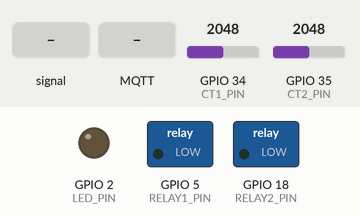
Bench run of a sketch on a simulated ESP32. On the bench: switched loads named in the sketch (green lamp = pin HIGH), output pins drawn as LEDs (lit = HIGH). Inputs (shaded band) come from the test bench; at power-on: GPIO 34 (CT1_PIN) = 2048, GPIO 35 (CT2_PIN) = 2048. WiFi joins after 1.5 s; servers stay silent unless stated; random numbers use the default seed unless the sketch sets one; no MQTT or app messages arrive unless stated; what the sketch prints to the serial monitor is not drawn.

Above: at 3.7 s.
3.8 s: GPIO 34 (CT1_PIN) fed a 200 Hz sine of ±327 counts around its level
At 6.6 s:
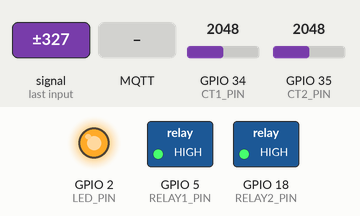
6.8 s: MQTT message "r" arrives on the first subscribed topic
At 6.98 s:
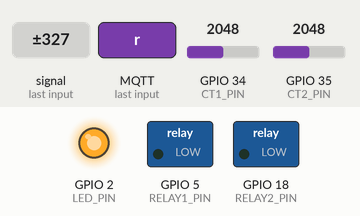
14.6 s: MQTT message "R" arrives on the first subscribed topic
At 16.0 s:
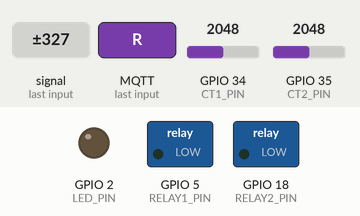
Timing chart, 0 to 18.3 s (numbered marks = the images above; inputs shaded):
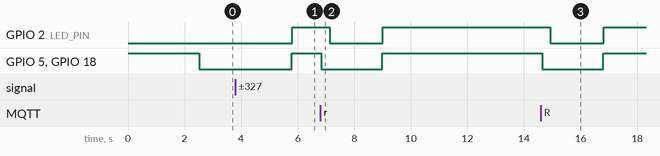

Measured:
- after the input at 3.8 s, GPIO 2 (LED_PIN), GPIO 5 (RELAY1_PIN), GPIO 18 (RELAY2_PIN): LOW → HIGH after 2.0 s
- after the input at 6.8 s, GPIO 2 (LED_PIN): HIGH → LOW after 0.34 s, → HIGH 1.9 s later; GPIO 5 (RELAY1_PIN), GPIO 18 (RELAY2_PIN): HIGH → LOW at once, → HIGH 2.2 s later
- after the input at 14.6 s, GPIO 2 (LED_PIN): HIGH → LOW after 0.34 s, → HIGH 1.9 s later; GPIO 5 (RELAY1_PIN), GPIO 18 (RELAY2_PIN): HIGH → LOW at once, → HIGH 2.2 s later

The sketch:

ESP32_MQTT_Substation_Node.ino
```cpp
#include <WiFi.h>
#include <PubSubClient.h>
#include <ArduinoJson.h>
#include <HardwareSerial.h>

// WiFi and MQTT Configuration
const char* ssid = "Your Wifi SSID";
const char* password = "Your WiFi Password";
const char* mqtt_server = "broker.hivemq.com";
const int mqtt_port = 1883;
const char* mqtt_status_topic = "scada/grid/substation1/status (Create a Topic)";
const char* mqtt_recharge_topic = "scada/grid/substation1/recharge (Create a Topic)";
const char* mqtt_pole_topic = "scada/grid/pole1/ (Create a Topic)";

// LoRa Serial for pole communication - NEW
HardwareSerial PoleLoraSerial(2); // use UART2 on RX2/TX2 pins
#define POLESERIAL_RX 16  // RX2 pin
#define POLESERIAL_TX 17  // TX2 pin

WiFiClient espClient;
PubSubClient client(espClient);

// EXACTLY THE SAME AS YOUR ORIGINAL CODE
#define CT1_PIN 34          // CT1 on D34 (Live)
#define CT2_PIN 35          // CT2 on D35 (Neutral)
#define RELAY1_PIN 5        // Relay 1 on D5 (active low)
#define RELAY2_PIN 18       // Relay 2 on D18 (active low)
#define LED_PIN 2           // Built-in LED
#define THRESHOLD 1.8       // Overcurrent trip level in amps (1.8A)
#define NUM_SAMPLES 400     // Number of ADC samples per measurement
#define DEBOUNCE_DELAY 200  // Delay to prevent inrush current false triggering (ms)

#define CT_CALIBRATION 12.1 // CT calibration factor for 1.6A load

// Low-pass filter factor (0 < alpha <= 1)
float alpha = 0.2;
float filteredCurrent = 0.0;
float filteredNeutral = 0.0;

bool relayTripped = false;       // Track if relays are tripped
unsigned long overCurrentStart = 0; // Timer for overcurrent condition
unsigned long lastTransmitTime = 0;
const unsigned long transmitInterval = 1000; // MQTT transmit every 1 second

// NEW: LoRa message handling variables
String loraBuffer = "";
unsigned long lastLoraCheckTime = 0;
const unsigned long loraCheckInterval = 50; // Check LoRa every 50ms

// Fault types
enum FaultType {
  NO_FAULT = 0,
  LINE_TO_LINE = 27,
  LINE_TO_GROUND = 1
};

FaultType currentFault = NO_FAULT;

// FUNCTION PROTOTYPE - ADD THIS LINE
void sendMQTTMessage(bool isFault = false, FaultType faultType = NO_FAULT);

// MQTT callback function
void callback(char* topic, byte* payload, unsigned int length) {
  // Convert the payload to a string
  String message;
  for (unsigned int i = 0; i < length; i++) {
    message += (char)payload[i];
  }

  // Check if the message is received on the recharge topic
  if (String(topic) == mqtt_recharge_topic) {
    if (message == "r" || message == "R") {
      // Reset relays (active low)
      digitalWrite(RELAY1_PIN, LOW);
      digitalWrite(RELAY2_PIN, LOW);
      relayTripped = false;
      overCurrentStart = 0;
      resetFilter(); // Reset filter values
      Serial.println("Relays reset via MQTT (circuit closed). Filter values reset.");
      sendMQTTMessage(false); // Send reset status
      delay(100); // Short delay to allow stable reading after reset
    }
  }
}

void setup_wifi() {
  delay(10);
  Serial.println();
  Serial.print("Connecting to ");
  Serial.println(ssid);

  WiFi.begin(ssid, password);

  while (WiFi.status() != WL_CONNECTED) {
    delay(500);
    Serial.print(".");
  }

  Serial.println("");
  Serial.println("WiFi connected");
  Serial.println("IP address: ");
  Serial.println(WiFi.localIP());
}

void reconnect() {
  // Loop until we're reconnected
  while (!client.connected()) {
    Serial.print("Attempting MQTT connection...");
    // Create a random client ID
    String clientId = "ESP32Client-";
    clientId += String(random(0xffff), HEX);

    // Attempt to connect
    if (client.connect(clientId.c_str())) {
      Serial.println("connected");
      // Subscribe to the recharge topic
      client.subscribe(mqtt_recharge_topic);
      Serial.println("Subscribed to: " + String(mqtt_recharge_topic));
    } else {
      Serial.print("failed, rc=");
      Serial.print(client.state());
      Serial.println(" try again in 5 seconds");
      // Wait 5 seconds before retrying
      delay(5000);
    }
  }
}

String getTimestamp() {
  // Generate a simple timestamp
  unsigned long seconds = millis() / 1000;
  unsigned long minutes = seconds / 60;
  unsigned long hours = minutes / 60;
  seconds %= 60;
  minutes %= 60;
  hours %= 24;

  char timestamp[20];
  snprintf(timestamp, sizeof(timestamp), "%02lu:%02lu:%02lu", hours, minutes, seconds);
  return String(timestamp);
}

void sendMQTTMessage(bool isFault, FaultType faultType) {
  StaticJsonDocument<200> doc;

  doc["substation_id"] = "S01";
  doc["voltage"] = 12; // Always send 12V as requested
  doc["current"] = filteredCurrent;

  if (isFault) {
    doc["fault_code"] = faultType;
    if (faultType == LINE_TO_LINE) {
      doc["fault_type"] = "Line to Line";
    } else if (faultType == LINE_TO_GROUND) {
      doc["fault_type"] = "Line to Ground";
    }
    doc["status"] = "CRITICAL";
    doc["breaker_status"] = "OPEN";
  } else {
    doc["fault_code"] = 0;
    doc["fault_type"] = "NIL";
    doc["status"] = "OK";
    doc["breaker_status"] = "CLOSED";
  }

  doc["timestamp"] = getTimestamp();

  String jsonString;
  serializeJson(doc, jsonString);

  // Publish to MQTT status topic
  client.publish(mqtt_status_topic, jsonString.c_str());
  Serial.println("MQTT Sent to status topic: " + jsonString);
}

// NEW: Function to handle LoRa messages from pole
void handlePoleLoraMessages() {
  while (PoleLoraSerial.available()) {
    char c = PoleLoraSerial.read();

    // Add character to buffer
    loraBuffer += c;

    // Check if we have a complete message (ended with newline)
    if (c == '\n' || c == '\r') {
      loraBuffer.trim(); // Remove whitespace and line endings

      if (loraBuffer.length() > 0) {
        // Forward the raw message to MQTT
        if (client.connected()) {
          client.publish(mqtt_pole_topic, loraBuffer.c_str());
          Serial.println("Pole LoRa forwarded to MQTT: " + loraBuffer);
        } else {
          Serial.println("MQTT not connected, cannot forward Pole LoRa message");
        }
        loraBuffer = ""; // Clear buffer
      }
    }

    // Prevent buffer overflow
    if (loraBuffer.length() > 256) {
      Serial.println("LoRa buffer overflow, clearing buffer");
      loraBuffer = "";
    }
  }
}

void resetFilter() {
  // Reset filter values to prevent immediate re-triggering after reset
  filteredCurrent = 0.0;
  filteredNeutral = 0.0;
  currentFault = NO_FAULT;
}

void setup() {
  pinMode(LED_PIN, OUTPUT);
  pinMode(RELAY1_PIN, OUTPUT);
  pinMode(RELAY2_PIN, OUTPUT);

  // Initialize relays as active low (HIGH = off, LOW = on)
  digitalWrite(RELAY1_PIN, HIGH);
  digitalWrite(RELAY2_PIN, HIGH);

  Serial.begin(115200);

  // NEW: Initialize Pole LoRa Serial
  PoleLoraSerial.begin(9600, SERIAL_8N1, POLESERIAL_RX, POLESERIAL_TX);
  Serial.println("Pole LoRa serial initialized on RX2/TX2");

  // Initialize WiFi and MQTT
  setup_wifi();
  client.setServer(mqtt_server, mqtt_port);
  client.setCallback(callback); // Set MQTT callback function

  delay(1000);

  // Turn on relays (active low)
  digitalWrite(RELAY1_PIN, LOW);
  digitalWrite(RELAY2_PIN, LOW);
  Serial.println("System started. Relays activated (circuit closed).");
}

void loop() {
  // Reconnect MQTT if needed
  if (!client.connected()) {
    reconnect();
  }
  client.loop(); // Process incoming MQTT messages

  // NEW: Non-blocking LoRa message checking
  if (millis() - lastLoraCheckTime >= loraCheckInterval) {
    handlePoleLoraMessages();
    lastLoraCheckTime = millis();
  }

  // Check for serial command to reset relays
  if (Serial.available()) {
    char command = Serial.read();
    if (command == 'r' || command == 'R') {
      // Reset relays (active low)
      digitalWrite(RELAY1_PIN, LOW);
      digitalWrite(RELAY2_PIN, LOW);
      relayTripped = false;
      overCurrentStart = 0;
      resetFilter(); // Reset filter values
      Serial.println("Relays reset via Serial (circuit closed). Filter values reset.");
      sendMQTTMessage(false); // Send reset status
      delay(100); // Short delay to allow stable reading after reset
    }
  }

  // If relays are tripped, skip current measurement but handle MQTT and LoRa
  if (relayTripped) {
    digitalWrite(LED_PIN, HIGH); // LED indicates fault condition

    // Send MQTT status periodically
    if (millis() - lastTransmitTime >= transmitInterval) {
      sendMQTTMessage(true, currentFault);
      lastTransmitTime = millis();
    }

    // NEW: Still check LoRa even when tripped
    if (millis() - lastLoraCheckTime >= loraCheckInterval) {
      handlePoleLoraMessages();
      lastLoraCheckTime = millis();
    }

    delay(50);
    return;
  }

  // --- EXACTLY YOUR ORIGINAL CURRENT MEASUREMENT CODE ---
  long sumCT1 = 0, sumCT2 = 0;
  long offsetSumCT1 = 0, offsetSumCT2 = 0;

  // --- 1) Calculate DC offsets ---
  for (int i = 0; i < NUM_SAMPLES; i++) {
    offsetSumCT1 += analogRead(CT1_PIN);
    offsetSumCT2 += analogRead(CT2_PIN);
  }
  float offsetCT1 = offsetSumCT1 / (float)NUM_SAMPLES;
  float offsetCT2 = offsetSumCT2 / (float)NUM_SAMPLES;

  // --- 2) RMS calculation ---
  for (int i = 0; i < NUM_SAMPLES; i++) {
    float valCT1 = analogRead(CT1_PIN) - offsetCT1;
    float valCT2 = analogRead(CT2_PIN) - offsetCT2;

    sumCT1 += valCT1 * valCT1;
    sumCT2 += valCT2 * valCT2;
  }

  // Convert to RMS current
  float Vrms_rawCT1 = sqrt(sumCT1 / (float)NUM_SAMPLES) * (3.3 / 4095.0);
  float IrmsLive = Vrms_rawCT1 * CT_CALIBRATION;

  float Vrms_rawCT2 = sqrt(sumCT2 / (float)NUM_SAMPLES) * (3.3 / 4095.0);
  float IrmsNeutral = Vrms_rawCT2 * CT_CALIBRATION;

  // --- 3) Low-pass filter for stability ---
  filteredCurrent = (alpha * IrmsLive) + ((1 - alpha) * filteredCurrent);
  filteredNeutral = (alpha * IrmsNeutral) + ((1 - alpha) * filteredNeutral);

  // --- 4) Enhanced Fault Detection Logic ---
  bool lineToLineFault = (filteredCurrent >= THRESHOLD && filteredNeutral >= THRESHOLD);
  bool lineToGroundFault = ((filteredCurrent >= THRESHOLD && filteredNeutral < THRESHOLD * 0.5) ||
                           (filteredNeutral >= THRESHOLD && filteredCurrent < THRESHOLD * 0.5));

  if (lineToLineFault || lineToGroundFault) {
    if (overCurrentStart == 0) {
      // Start timing the overcurrent condition
      overCurrentStart = millis();
      // Determine fault type
      if (lineToLineFault) {
        currentFault = LINE_TO_LINE;
        Serial.println("Line-to-Line fault detected, starting timer...");
      } else {
        currentFault = LINE_TO_GROUND;
        Serial.println("Line-to-Ground fault detected, starting timer...");
      }
    } else if (millis() - overCurrentStart >= DEBOUNCE_DELAY) {
      // Overcurrent condition has persisted for the debounce period
      // Turn off relays (active high)
      digitalWrite(RELAY1_PIN, HIGH);
      digitalWrite(RELAY2_PIN, HIGH);
      relayTripped = true;

      if (currentFault == LINE_TO_LINE) {
        Serial.println("Line-to-Line fault confirmed! Relays turned OFF.");
      } else {
        Serial.println("Line-to-Ground fault confirmed! Relays turned OFF.");
      }

      Serial.println("Send 'r' to reset relays.");
      sendMQTTMessage(true, currentFault); // Send fault message with specific type
      return; // Exit loop to stop further measurements
    }
  } else {
    // Current is below threshold, reset the timer
    overCurrentStart = 0;
    currentFault = NO_FAULT;
  }

  // --- 5) Serial output ---
  Serial.print("AC RMS Current (Live): ");
  Serial.print(filteredCurrent, 2);
  Serial.print(" A | AC RMS Current (Neutral): ");
  Serial.print(filteredNeutral, 2);
  Serial.println(" A");

  // --- 6) MQTT Transmission (NON-BLOCKING) ---
  if (millis() - lastTransmitTime >= transmitInterval) {
    sendMQTTMessage(false); // Send normal heartbeat
    lastTransmitTime = millis();
  }

  // LED indicates normal operation
  digitalWrite(LED_PIN, LOW);

  delay(50); // EXACTLY THE SAME DELAY AS YOUR ORIGINAL CODE
}
```
